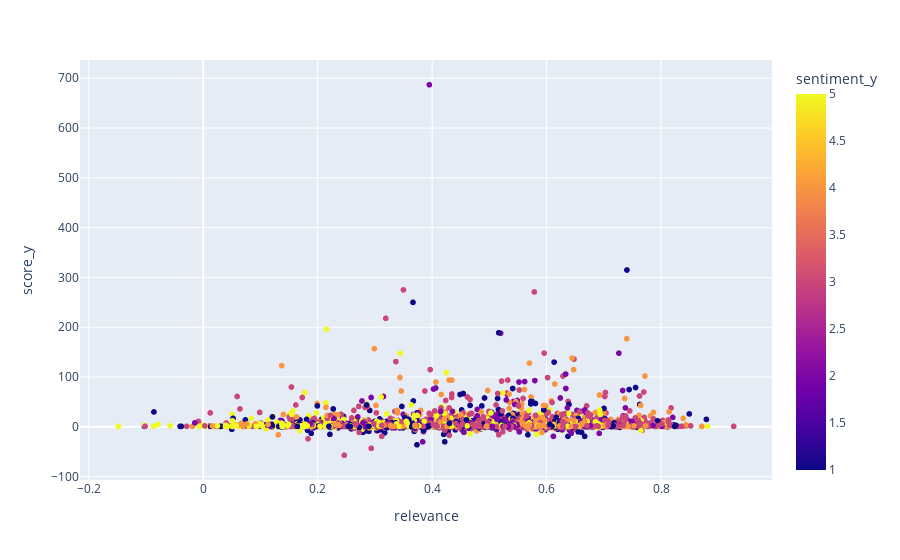

Source (notebook cell):
### Code cell
import plotly.express as px
fig = px.scatter(res, y='score_y', x='relevance', color='sentiment_y')
fig.show()

### Figure 1 — Plotly figure (JSON) as saved in the notebook; plotly's stock layout.template omitted (floating-point values rounded to 4 significant figures; data arrays with more than 128 entries replaced by an {"elided": "..."} marker saying what was removed)
{"data": [{"hovertemplate": "relevance=%{x}<br>score_y=%{y}<br>sentiment_y=%{marker.color}<extra></extra>", "legendgroup": "", "marker": {"color": {"elided": "5031 int values"}, "coloraxis": "coloraxis", "symbol": "circle"}, "mode": "markers", "name": "", "showlegend": false, "type": "scattergl", "x": {"elided": "5031 float values"}, "xaxis": "x", "y": {"elided": "5031 int values"}, "yaxis": "y"}], "layout": {"coloraxis": {"colorbar": {"title": {"text": "sentiment_y"}}, "colorscale": [[0, "#0d0887"], [0.1111, "#46039f"], [0.2222, "#7201a8"], [0.3333, "#9c179e"], [0.4444, "#bd3786"], [0.5556, "#d8576b"], [0.6667, "#ed7953"], [0.7778, "#fb9f3a"], [0.8889, "#fdca26"], [1, "#f0f921"]]}, "legend": {"tracegroupgap": 0}, "margin": {"t": 60}, "xaxis": {"anchor": "y", "domain": [0, 1], "title": {"text": "relevance"}}, "yaxis": {"anchor": "x", "domain": [0, 1], "title": {"text": "score_y"}}}}
